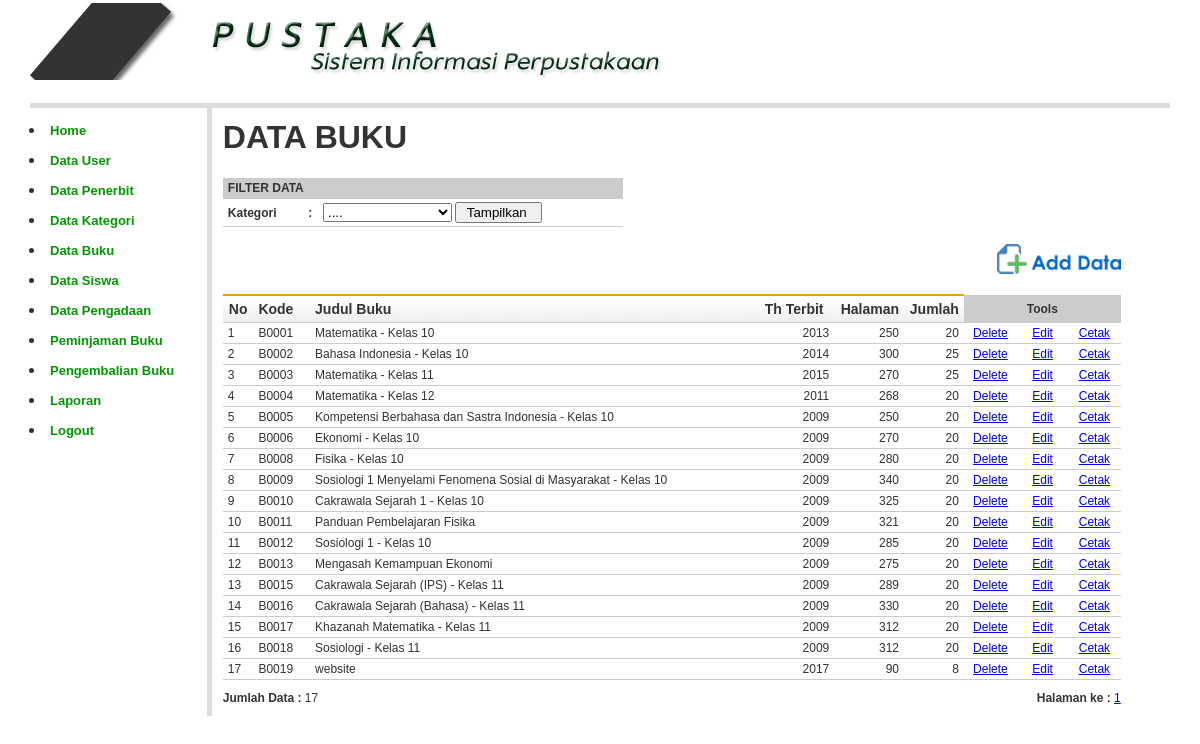
Page /?open=Buku-Data (signed in) on the committed database.
### tables this page shows
CREATE TABLE `buku` (
  `kd_buku` char(5) NOT NULL,
  `judul` varchar(100) NOT NULL,
  `isbn` varchar(40) NOT NULL,
  `pengarang` varchar(100) NOT NULL,
  `halaman` int(4) NOT NULL,
  `jumlah` int(4) NOT NULL,
  `th_terbit` varchar(4) NOT NULL,
  `gambar` varchar(200) NOT NULL,
  `sinopsis` text NOT NULL,
  `kd_penerbit` char(3) NOT NULL,
  `kd_kategori` char(3) NOT NULL
);

### buku_data.php (the view, shortened to what this page needs)
<?php
include_once "library/inc.library.php";
$kodeKategori = isset($_GET['kodeKategori']) ? $_GET['kodeKategori'] : 'Semua';
$kodeKategori = isset($_POST['cmbKategori']) ? $_POST['cmbKategori'] : $kodeKategori;
if ($kodeKategori == "Semua") {
  $filterSQL   = "";
} else {
  $filterSQL   = " WHERE buku.kd_kategori ='$kodeKategori'";
}
$baris  = 50;
$hal   = isset($_GET['hal']) ? $_GET['hal'] : 1;
$infoSql = "SELECT * FROM buku $filterSQL";
$infoQry = mysqli_query($conn, $infoSql) or die("error paging: " . mysqli_error($conn));
$jumlah  = mysqli_num_rows($infoQry);
$maks  = ceil($jumlah / $baris);
$mulai  = $baris * ($hal - 1);
?><table width="900" border="0" cellpadding="2" cellspacing="1" class="table-border">
  <tr>
    <td colspan="2">
      <h1><b> DATA BUKU </b></h1>
    </td>
  </tr>
  <tr>
    <td colspan="2">
      <form action="<?php $_SERVER['PHP_SELF']; ?>" method="post" name="form1" target="_self">
        <table width="400" border="0" class="table-list">
          <tr>
            <td colspan="3" bgcolor="#CCCCCC"><strong>FILTER DATA </strong></td>
          </tr>
          <tr>
            <td width="84"><strong> Kategori </strong></td>
            <td width="5"><strong>:</strong></td>
            <td width="397"><select name="cmbKategori">
                <option value="Semua">....</option>
              </select>
              <input name="btnTampilkan" type="submit" value=" Tampilkan  " /></td>
          </tr>
        </table>
      </form>
    </td>
  </tr>
  <tr>
    <td colspan="2" align="right"><a href="?open=Buku-Add" target="_self"><img src="images/btn_add_data.png" height="30" border="0" /></a></td>
  </tr>
  <tr>
    <td colspan="2">&nbsp;</td>
  </tr>
  <tr>
    <td colspan="2">
      <table class="table-list" width="100%" border="0" cellspacing="1" cellpadding="2">
        <tr>
          <th width="21" align="center">No</th>
          <th width="49">Kode</th>
          <th width="513">Judul Buku</th>
          <th width="70">Th Terbit </th>
          <th width="60" align="right">Halaman</th>
          <th width="50" align="right">Jumlah</th>
          <td colspan="3" align="center" bgcolor="#CCCCCC"><strong>Tools</strong></td>
        </tr>
        <?php
        $mySql = "SELECT * FROM buku $filterSQL ORDER BY kd_buku ASC LIMIT $mulai, $baris";
        $myQry = mysqli_query($conn, $mySql)  or die("Query salah : " . mysqli_error($conn));
        $nomor = $mulai;
        while ($myData = mysqli_fetch_array($myQry)) {
          $nomor++;
          $Kode = $myData['kd_buku'];
        ?>
          <tr>
            <td> <?php echo $nomor; ?> </td>
            <td> <?php echo $myData['kd_buku']; ?> </td>
            <td> <?php echo $myData['judul']; ?> </td>
            <td align="right"> <?php echo $myData['th_terbit']; ?> </td>
            <td align="right"> <?php echo $myData['halaman']; ?> </td>
            <td align="right"> <?php echo $myData['jumlah']; ?> </td>
            <td width="45" align="center"><a href="?open=Buku-Delete&Kode=<?php echo $Kode; ?>" target="_self" alt="Delete Data" onclick="return confirm('ANDA YAKIN AKAN MENGHAPUS DATA BUKU INI ... ?')">Delete</a></td>
            <td width="45" align="center"><a href="?open=Buku-Edit&Kode=<?php echo $Kode; ?>" target="_self" alt="Edit Data">Edit</a></td>
            <td width="45" align="center"><a href="cetak/buku_cetak.php?Kode=<?php echo $Kode; ?>" target="_blank">Cetak</a></td>
          </tr>
        <?php } ?>
      </table>
    </td>
  </tr>
  <tr class="selKecil">
    <td width="393"><strong>Jumlah Data :</strong> <?php echo $jumlah; ?> </td>
    <td width="496" align="right"><strong>Halaman ke :</strong>
      <?php
      for ($h = 1; $h <= $maks; $h++) {
        echo " <a href='?open=Buku-Data&hal=$h&kodeKategori=$kodeKategori'>$h</a> ";
      }
      ?> </td>
  </tr>
</table>

### styles/style.css (style rules this page uses)
body { margin:0px auto 0px; padding:3px; font-family:"Arial"; font-size:12px; color:#333; width:95%; background-position:top; background-color:#fff; }
.table-main td { color: #333; border-collapse: collapse; vertical-align: center; padding: 0px; border:none; }
.table-list { clear: both; text-align: left; border-collapse: collapse; margin: 0px 0px 10px 0px; background:#fff; }
.table-list th { color: #333; font-size: 14px; font-weight: 700; margin: 2px 2px 2px 2px; padding: 5px 5px; background: url(../images/head_white.jpg) repeat-x top #fff; border-bottom: 1px solid #CCC; border-top: 2px solid #FF9900; }
.table-list td { color: #333; font-size:12px; border-color: #fff; border-collapse: collapse; vertical-align: center; padding: 3px 5px; border-bottom:1px #CCCCCC solid; }
.selKecil { color: #333; font-size:12px; border-color: #fff; border-collapse: collapse; vertical-align: center; padding: 3px 5px; border-bottom:1px #CCCCCC solid; }

### rows in the picture
buku: kd_buku "B0001", judul "Matematika - Kelas 10", th_terbit "2013", halaman "250", jumlah "20"
buku: kd_buku "B0002", judul "Bahasa Indonesia - Kelas 10", th_terbit "2014", halaman "300", jumlah "25"
buku: kd_buku "B0003", judul "Matematika - Kelas 11", th_terbit "2015", halaman "270", jumlah "25"
buku: kd_buku "B0004", judul "Matematika - Kelas 12", th_terbit "2011", halaman "268", jumlah "20"
buku: kd_buku "B0005", judul "Kompetensi Berbahasa dan Sastra Indonesia - Kelas 10", th_terbit "2009", halaman "250", jumlah "20"
buku: kd_buku "B0006", judul "Ekonomi - Kelas 10", th_terbit "2009", halaman "270", jumlah "20"
buku: kd_buku "B0008", judul "Fisika - Kelas 10", th_terbit "2009", halaman "280", jumlah "20"
buku: kd_buku "B0009", judul "Sosiologi 1 Menyelami Fenomena Sosial di Masyarakat - Kelas 10", th_terbit "2009", halaman "340", jumlah "20"
buku: kd_buku "B0010", judul "Cakrawala Sejarah 1 - Kelas 10", th_terbit "2009", halaman "325", jumlah "20"
buku: kd_buku "B0011", judul "Panduan Pembelajaran Fisika", th_terbit "2009", halaman "321", jumlah "20"
buku: kd_buku "B0012", judul "Sosiologi 1 - Kelas 10", th_terbit "2009", halaman "285", jumlah "20"
buku: kd_buku "B0013", judul "Mengasah Kemampuan Ekonomi", th_terbit "2009", halaman "275", jumlah "20"
buku: kd_buku "B0015", judul "Cakrawala Sejarah (IPS) - Kelas 11", th_terbit "2009", halaman "289", jumlah "20"
buku: kd_buku "B0016", judul "Cakrawala Sejarah (Bahasa) - Kelas 11", th_terbit "2009", halaman "330", jumlah "20"
buku: kd_buku "B0017", judul "Khazanah Matematika - Kelas 11", th_terbit "2009", halaman "312", jumlah "20"
buku: kd_buku "B0018", judul "Sosiologi - Kelas 11", th_terbit "2009", halaman "312", jumlah "20"
buku: kd_buku "B0019", judul "website", th_terbit "2017", halaman "90", jumlah "8"

### other values in the picture
$jumlah "17"
